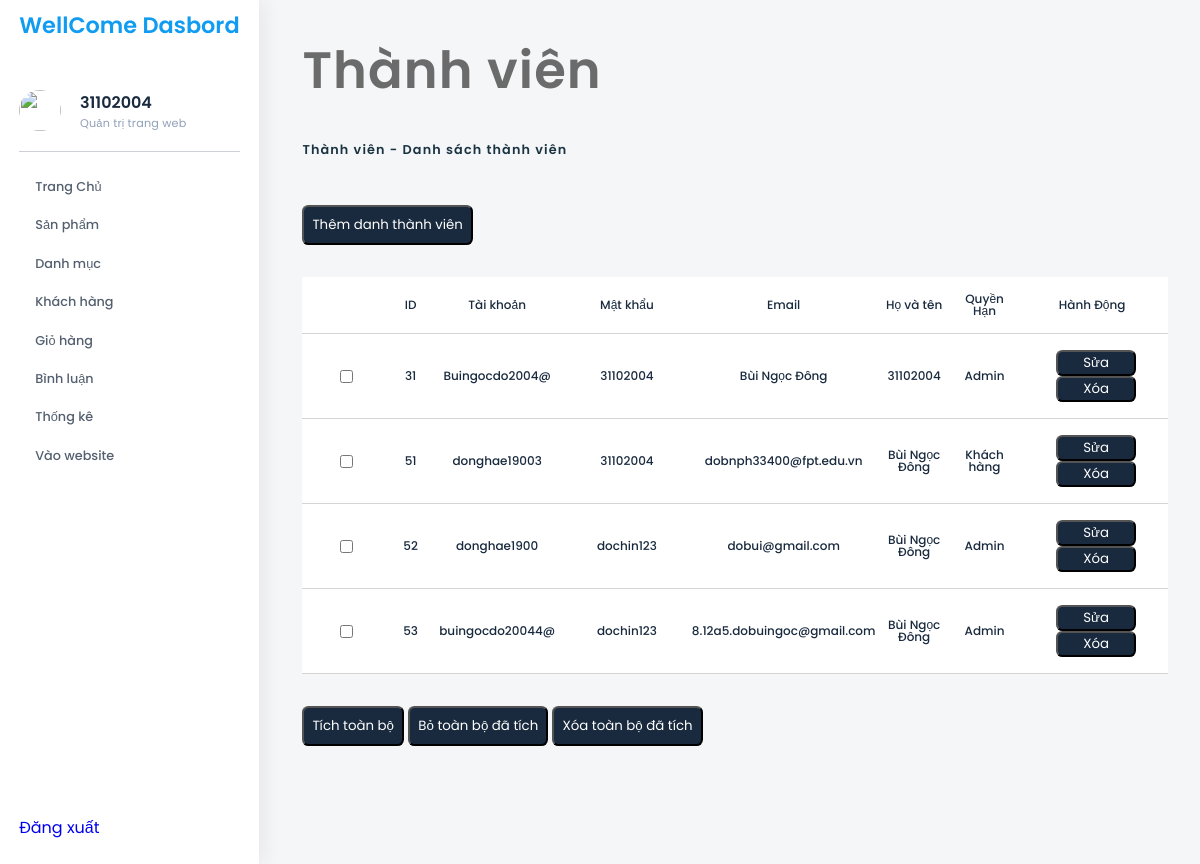
Screenshot of /admin/index.php?act=lkkh (signed in) with the database file from the repository.
### tables this page shows
CREATE TABLE `db_user` (
  `id` int(11) NOT NULL,
  `user` varchar(50) NOT NULL,
  `password` varchar(20) NOT NULL,
  `phone` varchar(13) DEFAULT NULL,
  `email` varchar(250) NOT NULL,
  `address` varchar(250) DEFAULT NULL,
  `role` tinyint(4) NOT NULL DEFAULT 0,
  `name` varchar(150) NOT NULL,
  `vetification_user` varchar(6) NOT NULL,
  `created_time` datetime DEFAULT current_timestamp() ON UPDATE current_timestamp(),
  `active` tinyint(4) NOT NULL DEFAULT 0
);

### dao/pdo.php (called while the page is built, shortened)
<?php
function pdo_get_connection(){
    $dburl = "mysql:host=localhost;dbname=thuongmaidientu;charset=utf8";
    $username = 'root';
    $password = '';
    $conn = new PDO($dburl, $username, $password);
    $conn->setAttribute(PDO::ATTR_ERRMODE, PDO::ERRMODE_EXCEPTION);
    return $conn;
}
function pdo_query($sql){
    $sql_args = array_slice(func_get_args(), 1);
    try{
        $conn = pdo_get_connection();
        $stmt = $conn->prepare($sql);
        $stmt->execute($sql_args);
        $rows = $stmt->fetchAll();
        return $rows;
    }
    catch(PDOException $e){
        throw $e;
    }
    finally{
        unset($conn);
    }
}

### dao/khach-hang.php (called while the page is built, shortened)
<?php
require_once 'pdo.php';
function db_user_select_all(){
    $sql = "SELECT * FROM db_user";
    return pdo_query($sql);
}

### admin/thanhvien/lietke.php (the view, shortened to what this page needs)
<section class="admin-column_right">
    <h2 class="admin-column_right--title">Thành viên</h2>
    <span class="admin-column_right--linked"><b>Thành viên</b> - Danh sách thành viên</span>
    <div class="table table-category">
        <a href="./index.php?act=themkh"><input style="margin-bottom: 2rem;" type="button" name="them" value="Thêm danh thành viên"></a>
        <table>
            <tr>
                <th></th>
                <th>ID</th>
                <th>Tài khoản</th>
                <th>Mật khẩu</th>
                <th>Email</th>
                <th>Họ và tên</th>
                <th>Quyền Hạn</th>
                <th>Hành Động</th>
            </tr>
            <?php
            foreach ($users as $user) :
            ?>
                <tr>
                    <th style=" vertical-align: middle !important; width: 10%;"> <input type="checkbox" value="<?php echo $user["id"] ?>" name="check_ml"></th>
                    <th class="id" style=" vertical-align: middle !important; width: 5%;"><?php echo $user["id"] ?></th>
                    <th style=" vertical-align: middle !important; width: 15%;"><?php echo $user["user"] ?></th>
                    <th style=" vertical-align: middle !important; width: 15%;"><?php echo $user["password"] ?></th>
                    <th style=" vertical-align: middle !important; width: 15%;"><?php echo $user["email"] ?></th>
                    <th style="vertical-align: middle !important;">
                    <?php echo $user["name"] ?>
                    </th>
                    <th style="vertical-align: middle !important;">
                    <?php if($user["role"] == 1 && $user["role"] !=0){
                        echo "Admin";
                    } else{
                        echo "Khách hàng";
                    }
                    ?>
                    </th>
                    <th style="vertical-align: middle;">
                        <a href="./index.php?act=suakh&id=<?php echo $user["id"] ?>"><input type="button" name="sua" value="Sửa"></a>
                        <a class="remove" href="./index.php?act=lkdm"><input type="button" name="xoa" value="Xóa"></a>
                    </th>
                </tr>
            <?php endforeach ?>
        </table>
    </div>
    <input style="margin-bottom: 2rem;" type="button" class="check_all" name="them" value="Tích toàn bộ">
    <input style="margin-bottom: 2rem;" type="button" name="them" class="checked_remove" value="Bỏ toàn bộ đã tích">
    <a class="removeAll" href="./index.php?act=rmall"><input style="margin-bottom: 2rem;" type="button" name="them" value="Xóa toàn bộ đã tích"></a>
</section>

### admin/asite.php (shortened to what this page needs)
<!DOCTYPE html>
<html  lang="en">
<head>
    <link rel="stylesheet" href="https://cdnjs.cloudflare.com/ajax/libs/font-awesome/6.4.2/css/all.min.css">
    <link rel="stylesheet" href="../asset/reset.css">
    <link rel="stylesheet" href="../asset/style.css">
</head>
<body style="background-color: #f5f6f8;">
    <div class="container">
    <section class="admin">
            <section class="admin-content">
                <section class="admin-row">
    <section class="admin-colum_left">
                        <section class="column-left_content">
                            <h3 class="admin-name">
                                WellCome Dasbord
                            </h3>
                            <section class="admin-personal">
                                <section class="admin-personal_img">
                                    <img src="./img/th.jfif" alt="">
                                </section>
                                <section class="admin-personal_detail">
                                    <p class="detail_name"><?php echo $_SESSION["user"]["name"] ?></p>
                                    <p class="detail_locator">Quản trị trang web</p>
                                </section>
                            </section>
                            <section>
                                <nav class="admin-component">
                                    <ul class="admin-component_list">
                                        <li class="admin-component_item">
                                           <a href="./index.php">Trang Chủ</a>
                                        </li>
                                        <li class="admin-component_item">
                                            <a href="./index.php?act=lksp&page=1&per_page=10">Sản phẩm</a>
                                         </li>
                                         <li class="admin-component_item">
                                            <a href="./index.php?act=lkdm">Danh mục</a>
                                         </li>
                                         <li class="admin-component_item">
                                            <a href="./index.php?act=lkkh">Khách hàng</a>
                                         </li>
                                         <li class="admin-component_item">
                                            <a href="./index.php?act=lkgiohang">Giỏ hàng</a>
                                         </li>
                                         <li class="admin-component_item">
                                            <a href="./index.php?act=bl">Bình luận</a>
                                         </li>
                                         <li class="admin-component_item">
                                            <a href="./index.php?act=thongke">Thống kê</a>
                                         </li>
                                         <li class="admin-component_item">
                                            <a href="../index.php">Vào website</a>
                                         </li>
                                    </ul>
                                </nav>
                            </section>
                            <a class="logout" href="./index.php?act=dangxuat">Đăng xuất</a>
                        </section>
 </section>

### admin/index.php (shortened to what this page needs)
<?php
require("./asite.php");
require("../dao/pdo.php");
require("../dao/khach-hang.php");
if (isset($_GET["act"])) {
    $act = $_GET["act"];
    switch ($act) {
        case "lkkh":
            $users = db_user_select_all();
            require("./thanhvien/lietke.php");
            break;
    }
} else {
    require("./home.php");
}
require("./footer.php");

### admin/footer.php (shortened to what this page needs)
</section>
            </section>
    </section>
    </div>
</body>
</html>

### asset/style.css (style rules this page uses)
.container { background-color: #f5f6f8; }
html { font-size: 100% !important; }
* { font-family: 'Poppins', sans-serif !important; }
body { background-color: #f5f6f8; }
.admin-row { display: flex; }
.column-left_content { background-color: white ; padding: 0.8rem 1.2rem 1.2rem 1.2rem; position: fixed; top: 0; bottom: 0; left: 0; box-shadow: 6px 0px 18px 0px rgba(0, 0, 0, 0.06); }
.admin-name { font-size: 1.4rem; font-weight: 600; color: #109CF1; line-height: 1.6rem; margin-bottom: 3.1999999999999993rem; }
.admin-personal { display: flex; gap: 1.2rem; margin-bottom: 1.2rem; padding-bottom: 1.2rem; border-bottom: 1px solid #192a3e37; }
.admin-personal_img { width: 2.6rem; height: 2.6rem; border-radius: 50%; overflow: hidden }
.admin-personal_img img { width: 100%; height: 100%; object-fit: cover; }
.admin-personal_detail { display: flex; flex-direction: column; justify-content: space-around; }
.detail_name { color: #192A3E; font-size: 1rem; font-style: normal; font-weight: 600; line-height: normal; }
.detail_locator { color: #90A0B7; font-size: 0.7rem; font-style: normal; font-weight: 400; line-height: normal; letter-spacing: 0.011rem; }
.admin-component_item { display: flex; margin-bottom: 0.4rem; align-items: center; transition: 0.25s; }
.admin-component_item a { text-decoration: none; color: #192a3ebe; font-size: 0.8rem; font-weight: 500; line-height: 1rem; transition: 0.5s; width: 100%; height: 100%; padding: 0.5rem 1rem; border-radius: 0.4rem; }
.admin-column_right { margin-left: 16.9rem; position: relative; height: 100vh; flex: 1; }
.admin-column_right { padding: 2rem; }
.admin-column_right--title { color: #6B6B6B; font-size: 3.2rem; margin-bottom: 2rem; font-weight: 600; letter-spacing: 0.07rem; line-height: normal; }
.admin-column_right--linked { color: #109CF1; font-weight: 600; font-size: 0.8rem; letter-spacing: 0.07rem; padding-bottom: 1.5rem; color: #1a3342; }
table { width: 100%; background-color: white; position: relative; }
.table { margin-top: 1rem; border-radius: 2rem; }
.table-category tr:nth-child(2n) th:nth-child(1) { width: 10%; }
.table-category tr:nth-child(2n) th:nth-child(2) { width: 20%; }
.table-category tr:nth-child(2n) th:nth-child(3) { width: 45%; }
.table-category tr:nth-child(2n) th:nth-child(4) { width: 25%; }
table tr th { font-size: 0.9rem; color: #192A3E; padding: 1rem 0; border-bottom: 1px solid #ccccccd2; font-weight: 500; font-size: 12px; }
table tr:nth-child(1) { color: #192A3E; }
input[name="xoa"] ,input[name="sua"] { color: white; background-color: #192A3E; width: 5rem; border-radius: 0.4rem; margin-left: 0.5rem; cursor: pointer; }
input[name="them"] { padding: 0.5rem; margin-top: 2rem; margin-bottom: 2rem; color: white; background-color: #192A3E; border-radius: 0.4rem; cursor: pointer; }
th { vertical-align: middle !important; }
.logout { position: absolute; bottom: 28px; }

### rows the page displays
db_user: id "31", user "Buingocdo2004@", password "31102004", email "Bùi Ngọc Đông", name "31102004", role "Admin"
db_user: id "51", user "donghae19003", password "31102004", email "dobnph33400@fpt.edu.vn", name "Bùi Ngọc Đông", role "Khách hàng"
db_user: id "52", user "donghae1900", password "dochin123", email "dobui@gmail.com", name "Bùi Ngọc Đông", role "Admin"
db_user: id "53", user "buingocdo20044@", password "dochin123", email "8.12a5.dobuingoc@gmail.com", name "Bùi Ngọc Đông", role "Admin"

### other values shown
$_SESSION["user"]["name"] "31102004"
